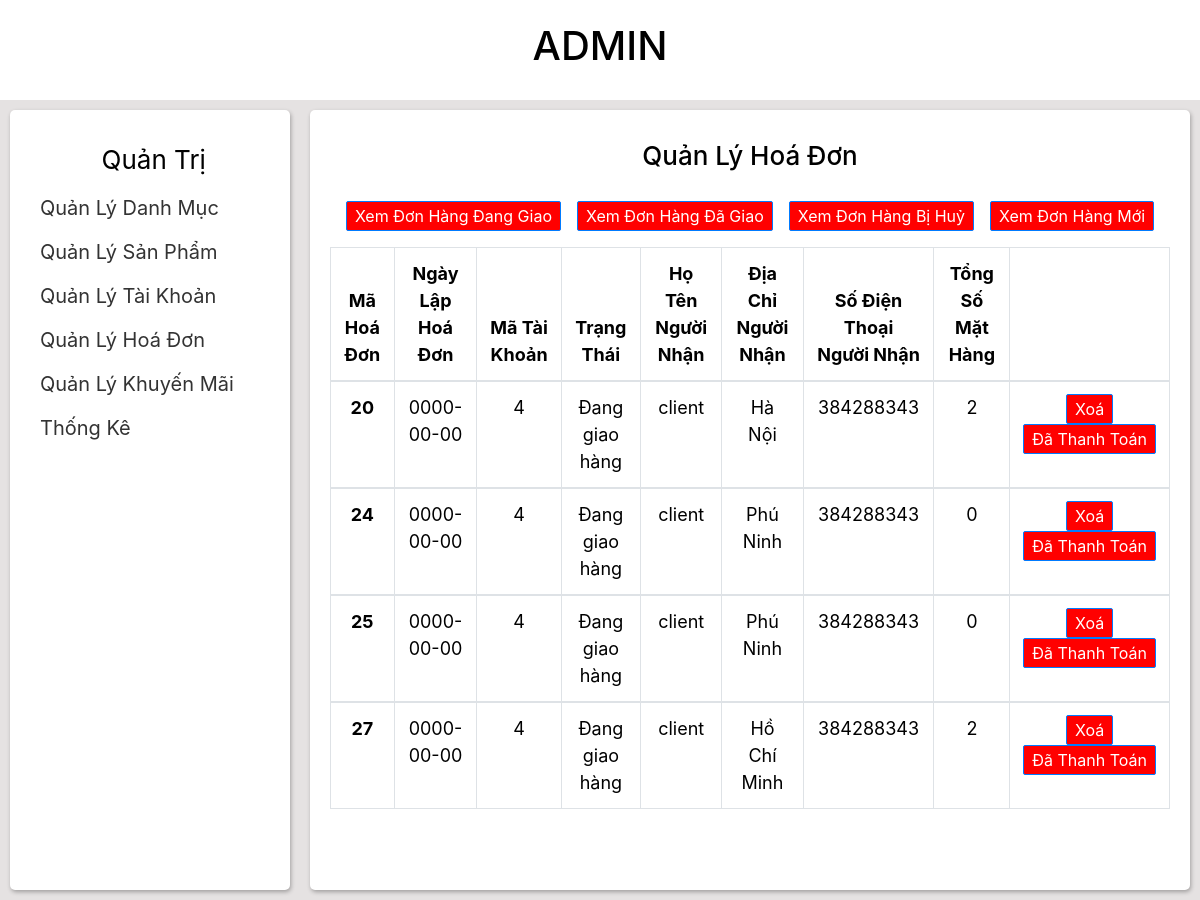
/admin/quanlyhoadon/donhangdanggiao.php, run on the app's committed database.
### tables this page shows
CREATE TABLE `hoa_don` (
  `MaHD` int(11) NOT NULL,
  `NgayLapHD` date NOT NULL,
  `MaTK` int(11) NOT NULL,
  `TrangThai` varchar(50) NOT NULL,
  `HoTenNguoiNhan` varchar(255) NOT NULL,
  `DiaChiNguoiNhan` varchar(255) NOT NULL,
  `SoDienThoaiNguoiNhan` int(10) NOT NULL,
  `TongSoMatHang` int(255) NOT NULL,
  `GhiChu` varchar(255) NOT NULL
);

### admin/quanlyhoadon/donhangdanggiao.php (the view, shortened to what this page needs)
<!DOCTYPE html>
<html>
	<head>
		<link rel="stylesheet" href="https://cdn.jsdelivr.net/npm/bootstrap@4.0.0/dist/css/bootstrap.min.css">
		<link rel="stylesheet" type="text/css" href="../../style/styleAdmin.css">
	</head>
	<body>
		<div class="header">
				<h1>ADMIN</h1>
		</div>
		<div class="wrap">
			<div class="navbar">
				<div class="navbar-wrap">
					<div class="navbar-user">
						<span>Quản Trị</span>
					</div>
					<div>
						<ul class="navbar-item">
							<li class="navbar-item-li">
								<a class="navbar-item-link" href="../quanlydanhmuc/quanlydanhmuc.php">Quản Lý Danh Mục</a>
							</li>
							<li class="navbar-item-li">
								<a class="navbar-item-link" href="../quanlysanpham/quanlysanpham.php" >Quản Lý Sản Phẩm</a>
							</li>
							<li class="navbar-item-li">
								<a class="navbar-item-link" href="../quanlytaikhoan/quanlytaikhoan.php" >Quản Lý Tài Khoản</a>
							</li>
							<li class="navbar-item-li">
								<a class="navbar-item-link" href="../quanlyhoadon/quanlyhoadon.php" >Quản Lý Hoá Đơn</a>
							</li>
							<li class="navbar-item-li">
								<a class="navbar-item-link" href="../quanlykhuyenmai/quanlykhuyenmai.php" >Quản Lý Khuyến Mãi</a>
							</li>
							<li class="navbar-item-li">
								<a class="navbar-item-link" href="../thongke/thongkedoanhthu.php" >Thống Kê</a>
							</li>
						</ul>
					</div>
				</div>
			</div>
			<div class="container">
				<div class="container-wrap">
					<?php
						include'../connect.php';
						$sql_xemhd="SELECT *FROM hoa_don where TrangThai='Đang giao hàng'" ;
						$result_hd=mysqli_query($conn,$sql_xemhd);
					?>
					<h1 class="container-header">
						Quản Lý Hoá Đơn
					</h1>
					<div>
						<ul class="list-item-wrap">
							<li>
								<a class="btn btn-primary" href="#" role="button">Xem Đơn Hàng Đang Giao</a>
							</li>
							<li>
								<a class="btn btn-primary" href="donhangdagiao.php" role="button">Xem Đơn Hàng Đã Giao</a>
							</li>
							<li>
								<a class="btn btn-primary" href="donhangdabihuy.php" role="button">Xem Đơn Hàng Bị Huỷ</a>
							</li>
							<li>
								<a class="btn btn-primary" href="xemdonhangmoi.php" role="button">Xem Đơn Hàng Mới</a>
							</li>
						</ul>
					</div>
					<table class="table table-bordered">
					  <thead>
					    <tr>
					      <th scope="col">Mã Hoá Đơn</th>
					      <th scope="col">Ngày Lập Hoá Đơn</th>
					      <th scope="col">Mã Tài Khoản</th>
					      <th scope="col">Trạng Thái</th>
					      <th scope="col">Họ Tên Người Nhận</th>
					      <th scope="col">Địa Chỉ Người Nhận</th>
					      <th scope="col">Số Điện Thoại Người Nhận</th>
					      <th scope="col">Tổng Số Mặt Hàng</th>
					      <th scope="col"></th>
					    </tr>
					  </thead>
					<?php
					while ($data=mysqli_fetch_array($result_hd)) {
					?>
					  <tbody>
					    <tr>
					      <th scope="row"><?php echo $data['MaHD'];?></th>
					      <td><?php echo $data['NgayLapHD'];?></td>
					      <td><?php echo $data['MaTK'];?></td>
					      <td><?php echo $data['TrangThai'];?></td>
					      <td><?php echo $data['HoTenNguoiNhan'];?></td>
					      <td><?php echo $data['DiaChiNguoiNhan'];?></td>
					      <td><?php echo $data['SoDienThoaiNguoiNhan'];?></td>
					      <td><?php echo $data['TongSoMatHang'];?></td>
					     						      <td>
					      	<a class="btn btn-primary" href="huyhoadon.php?id=<?php echo $data['MaHD']?>" role="button" " onclick="return confirm('Bạn có muốn hủy hóa đơn này không?')">Xoá</a>
					      	<a class="btn btn-primary" href="dathanhtoan.php?id=<?php echo $data['MaHD']?>" role="button">Đã Thanh Toán</a>
					      </td>
					    </tr>
					  </tbody>
					  	<?php
						}
						?>
					</table>
				</div>
			</div>
		</div>
	</body>
</html>

### style/styleAdmin.css (style rules this page uses)
* { padding: 0; margin: 0; box-sizing: border-box; }
body { font-size: 62.5%; height: 100vh; width: 100%; color: black; }
a { text-decoration: none; font-size: 20px; padding: 10px; transition: 0.3s ease; color: #333; }
ul li { list-style: none; }
.btn { background-color: red; padding: 2px 8px; border-radius: 2px; }
.header { height: 100px; display: flex; align-items: center; justify-content: center; }
.wrap { display: flex; justify-content: center; background-color: #e5e2e2; min-height: 100vh; }
.navbar { width: 25%; padding: 10px; }
.navbar-item-li { margin: 14px 0; }
.navbar-wrap, .container-wrap { padding: 20px; width: 100%; height: 100%; background-color: white; border-radius: 5px; box-shadow: 1px 2px 4px rgba(0, 0, 0, 0.3); }
.navbar-user, .container-header { margin: 10px 0; text-align: center; font-size: 26px; }
.container-wrap { text-align: center; }
.container-wrap .list-item-wrap { display: flex; align-items: center; justify-content: space-evenly; }
.container { width: 75%; padding: 10px; }
.container-header { margin-bottom: 30px; }
.table-bordered { font-size: 18px; }

### data on the page
hoa_don: MaHD "20", NgayLapHD "0000-00-00", MaTK "4", TrangThai "Đang giao hàng", HoTenNguoiNhan "client", DiaChiNguoiNhan "Hà Nội", SoDienThoaiNguoiNhan "384288343", TongSoMatHang "2"
hoa_don: MaHD "24", NgayLapHD "0000-00-00", MaTK "4", TrangThai "Đang giao hàng", HoTenNguoiNhan "client", DiaChiNguoiNhan "Phú Ninh", SoDienThoaiNguoiNhan "384288343", TongSoMatHang "0"
hoa_don: MaHD "25", NgayLapHD "0000-00-00", MaTK "4", TrangThai "Đang giao hàng", HoTenNguoiNhan "client", DiaChiNguoiNhan "Phú Ninh", SoDienThoaiNguoiNhan "384288343", TongSoMatHang "0"
hoa_don: MaHD "27", NgayLapHD "0000-00-00", MaTK "4", TrangThai "Đang giao hàng", HoTenNguoiNhan "client", DiaChiNguoiNhan "Hồ Chí Minh", SoDienThoaiNguoiNhan "384288343", TongSoMatHang "2"
